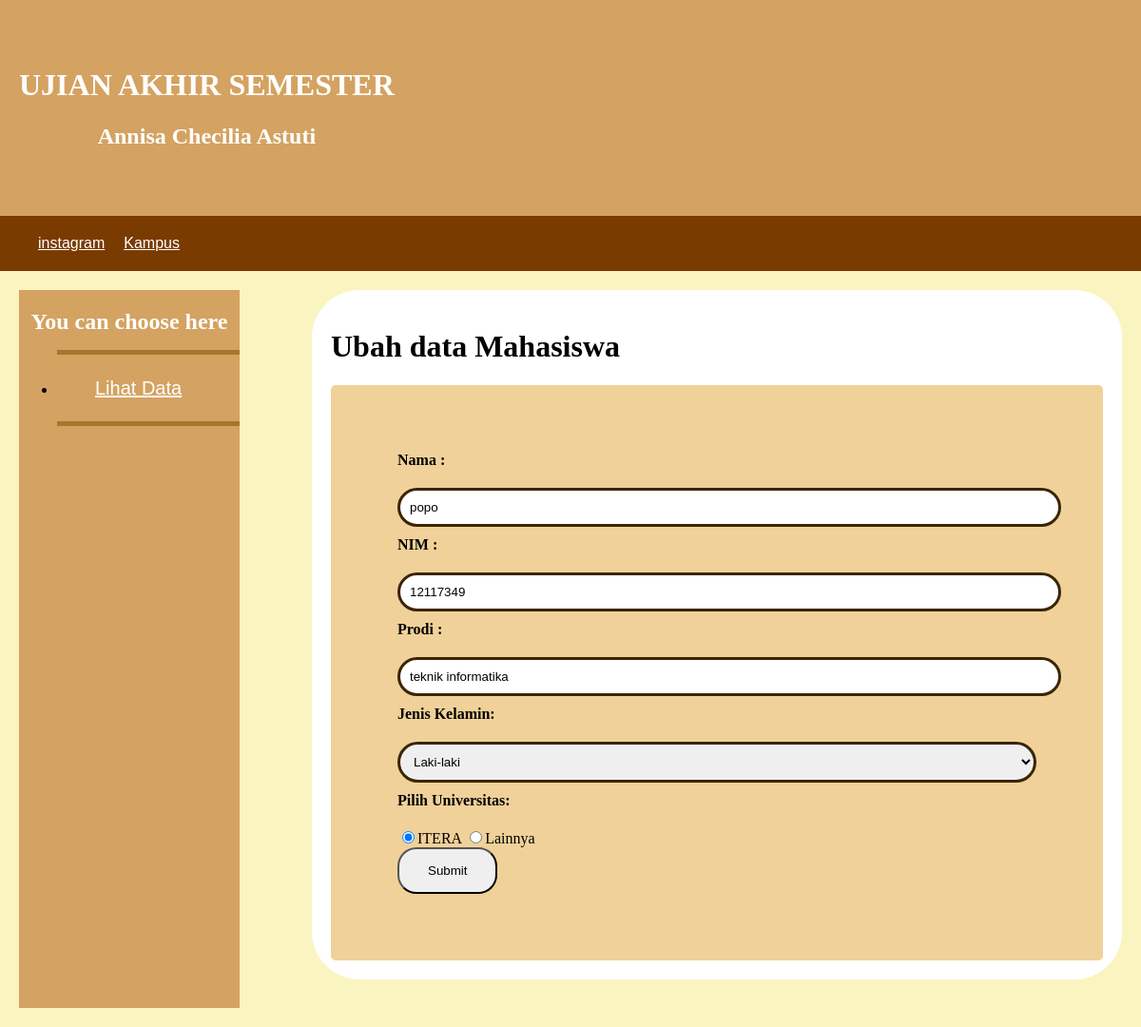
The app's page /update1.php?id=7 with its own data.
### tables this page shows
CREATE TABLE `datamahasiswa` (
  `id` int(11) NOT NULL,
  `nama` varchar(50) NOT NULL,
  `nim` int(20) NOT NULL,
  `prodi` varchar(20) NOT NULL,
  `jenis_kelamin` text NOT NULL,
  `universitas` text NOT NULL
);

### funct.php (called while the page is built, shortened)
<?php
$host = "localhost";
$username = "root";
$password = "";
$database = "mahasiswa";
$koneksi = new mysqli($host, $username, $password, $database);
function query($sql) {
	global $koneksi;
	$result = mysqli_query($koneksi, $sql);
	$rows = [];
	while( $row = mysqli_fetch_assoc($result) ) {
		$rows[] = $row;
	}
	return $rows;
}
?>

### update1.php (the view, shortened to what this page needs)
<?php
require 'funct.php';
$id = $_GET["id"];
$datamhs = query("SELECT * FROM datamahasiswa WHERE id = $id")[0];
?>
<!DOCTYPE html>
<html>
<head>
  <link rel="stylesheet" href="style.css"> <script src="index.js"></script>
</head>
<body>
    <div class="container">
        <header class="header">
            <div class="side">
                <h1>UJIAN AKHIR SEMESTER</h1>
                <h2> Annisa Checilia Astuti</h2>
            </div>
        </header>
        <nav class="nav">
            <ul>
                <li><a href="https://www.instagram.com/cheeciliann/">instagram</a></li>
                <li><a href="https://itera.ac.id">Kampus</a></li>
            </ul>
        </nav>
	<main>
        <div class="sidebar">
			<h2>You can choose here</h2>
			<ul>
				<li><a href="lihatdata.php">Lihat Data</a></li>
			</ul>
		</div>
        <div class="content">
            <h1>Ubah data Mahasiswa</h1>
            <form action="" method="post">
                <label for="nama">Nama : </label>
                <input type="text" name="nama" id="nama" value="<?php echo $datamhs["nama"]; ?>">
                <br>
                <label for="nim">NIM : </label>
                <input type="text" name="nim" id="nim" value="<?php echo $datamhs["nim"]; ?>">
                <br>
                <label for="prodi">Prodi : </label>
                <input type="text" name="prodi" id="prodi" value="<?php echo $datamhs["prodi"]; ?>">
                <br>
                <label for="jenis_kelamin">Jenis Kelamin:</label>
                <select id="jenis_kelamin" name="jenis_kelamin">
                    <option value="Laki-laki" <?php echo ($datamhs["jenis_kelamin"] == "Laki-laki") ? 'selected' : ''; ?>>Laki-laki</option>
                </select>
                <br>
                <label>Pilih Universitas:</label>
                <input type="radio" name="universitas" value="ITERA" <?php echo ($datamhs["universitas"] == "ITERA") ? 'checked' : ''; ?>>ITERA
                <input type="radio" name="universitas" value="Lainnya" <?php echo ($datamhs["universitas"] == "Lainnya") ? 'checked' : ''; ?>>Lainnya
                <br>
                <button type="submit" name="update">Submit</button>
            </form>
        </div>
    </main>
</body>
</html>

### style.css (style rules this page uses)
body { margin: 0 auto; padding: 0; font-family: Arial, Helvetica, sans-serif; background-color: #faf4c0; }
.header { background-color: #d4a261; text-align: left; display: flex; }
.side { margin: 50px 20px; color: #ffffff; font-family: pacifico; text-align: center; }
.nav { background-color: rgb(122, 59, 0); color: white; }
.nav ul { margin: 0; list-style: none; display: flex; justify-content: left; padding: 20px; }
.nav ul li a { margin-left: 20px; color: #ffffff; }
main { display: flex; flex-direction: row; flex-wrap: wrap; justify-content: space-between; padding: 20px; }
.sidebar { flex-basis: 20%; margin-right: 10px; background-color: #d4a261; top : 0; bottom : 0; }
.sidebar h2 { margin-bottom: 15px; color: white; text-align: center; font-family: pacifico; }
.sidebar ul a { display: flex; height: 100%; width: 100%; line-height: 70px; font-size: 20px; color: white; padding-left: 40px; box-sizing: border-box; border-top: 5px solid rgb(167, 118, 44); border-bottom: 5px solid rgb(167, 118, 44); }
.sidebar li { margin-bottom: 15px; }
.content { flex-basis: 70%; background-color: white; padding: 20px; margin-bottom: 30px; border-radius: 50px; font-family: pacifico; }
form { max-width: 700px; margin: 0 auto; background-color: #f0d199; padding: 70px; border-radius: 5px; }
label { display: flex; margin-bottom: 20px; font-weight: bold; }
input[type="text"], input[type="nim"], input[type="prodi"], select { width: 100%; padding: 10px; margin-bottom: 10px; border: 3px solid #3a2505; border-radius: 30px; }
button[type="submit"] { padding: 15px 30px; border-radius: 20px; cursor: pointer; }

### records on screen
datamahasiswa: nama "popo", nim "12117349", prodi "teknik informatika", jenis_kelamin "Laki-laki", universitas "☑"
